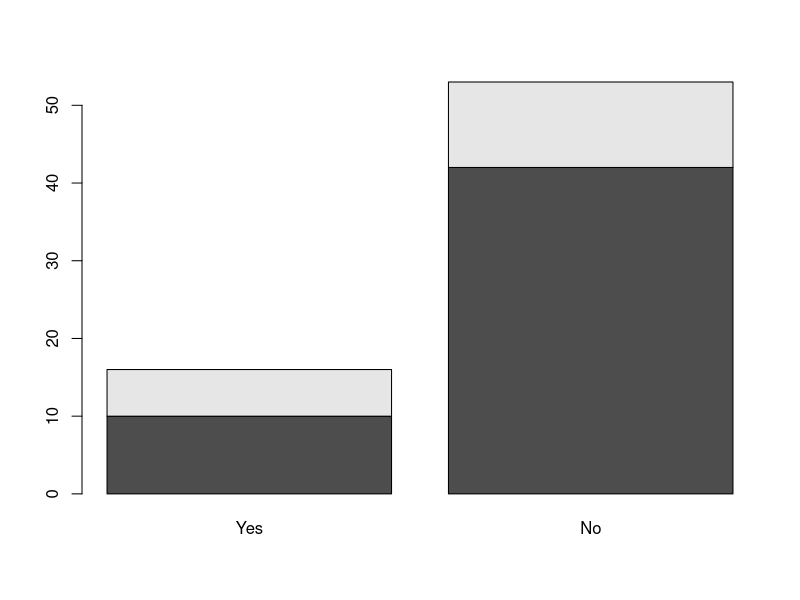

This chart was generated by the following R code:
## ---- chunk 1
knitr::opts_chunk$set(echo = FALSE)
## ---- chunk 2
cancer.mat <-
matrix(c(10, 42, 6, 11),
       nrow = 2, byrow = T,
       dimnames = list(Exposure = c("Low", "High"),
                       Cases = c("Yes", "No")))

cancer.mat
## ---- chunk 3
barplot(cancer.mat)
## ---- chunk 4
fisher.test(cancer.mat)
## ---- chunk 5
fisher.test(cancer.mat, alternative="greater")
